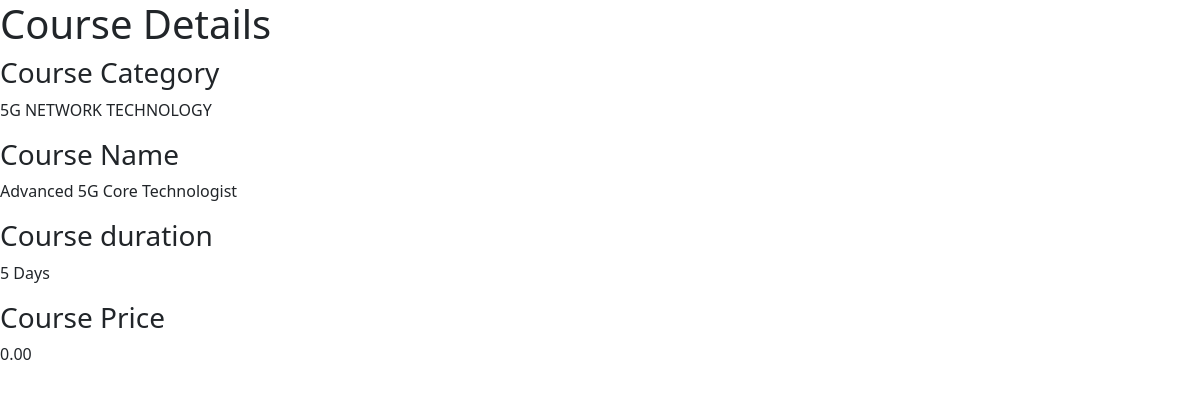
Page /um-admin/home/58 on the committed database.
### course/models.py (models this page shows, shortened)
class Course(models.Model):
    category = models.ForeignKey(Category, related_name='courses',on_delete=models.CASCADE)
    course = models.CharField(max_length=255)
    duration = models.CharField(max_length=255)
    price = models.DecimalField(max_digits=12, decimal_places=2)

class Category(models.Model):
    name = models.CharField(max_length=255)
    class Meta:
        ordering = ('name',)
        verbose_name_plural = 'Categories'
    def __str__(self):
        return self.name

### customadmin/views.py (the view)
# urls.py: path('<int:pk>', views.detail, name="detail"),
def detail(request, pk):
    course = get_object_or_404(Course, pk=pk)
    return render(request, 'customadmin/detail.html', {
        'course' : course,
    })

### customadmin/templates/customadmin/detail.html (shortened to what this page needs)
{% extends 'account/base.html' %}
{% block content %}
<h1>Course Details</h1>
<h3>Course Category</h3>
<p>{{course.category}}</p>
<h3>Course Name</h3>
<p>{{course.course}}</p>
<h3>Course duration</h3>
<p>{{course.duration}}</p>
<h3>Course Price</h3>
<p>{{course.price}}</p>
{% endblock %}

### rows in the picture
Course: category "5G NETWORK TECHNOLOGY", course "Advanced 5G Core Technologist", duration "5 Days", price "0.00"
